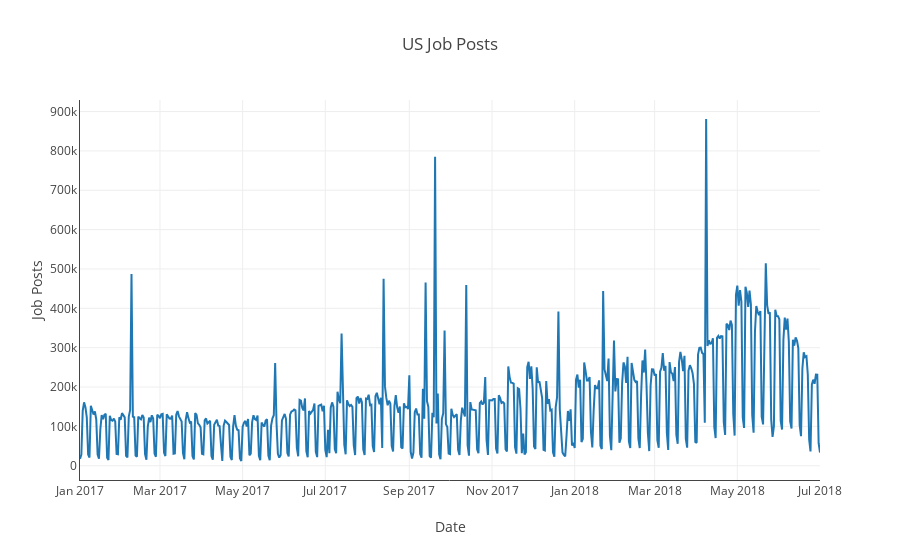

This figure's notebook cell:
### Code cell
trace = go.Scatter(x=per_day['posted_date'], y=per_day['posts'])

layout = go.Layout(title='US Job Posts',
                   xaxis=dict(autorange=True, showgrid=True, zeroline=False, showline=True, showticklabels=True, title='Date'),
                   yaxis=dict(autorange=True, showgrid=True, zeroline=False, showline=True, showticklabels=True, title='Job Posts'))

data = [trace]

fig = go.Figure(data=data, layout=layout)

py.plot(fig, filename='plots/total_posts_over_time.html', auto_open=False)
py.iplot(fig)

### Figure 1 — Plotly figure (JSON) as saved in the notebook; plotly's stock layout.template omitted (floating-point values rounded to 4 significant figures; data arrays with more than 128 entries replaced by an {"elided": "..."} marker saying what was removed)
{"data": [{"type": "scatter", "uid": "e3cb219b-bec1-476e-baec-6553b146e360", "x": {"elided": "547 str values"}, "y": {"elided": "547 int values"}}], "layout": {"title": {"text": "US Job Posts"}, "xaxis": {"autorange": true, "showgrid": true, "showline": true, "showticklabels": true, "title": {"text": "Date"}, "zeroline": false}, "yaxis": {"autorange": true, "showgrid": true, "showline": true, "showticklabels": true, "title": {"text": "Job Posts"}, "zeroline": false}}}
